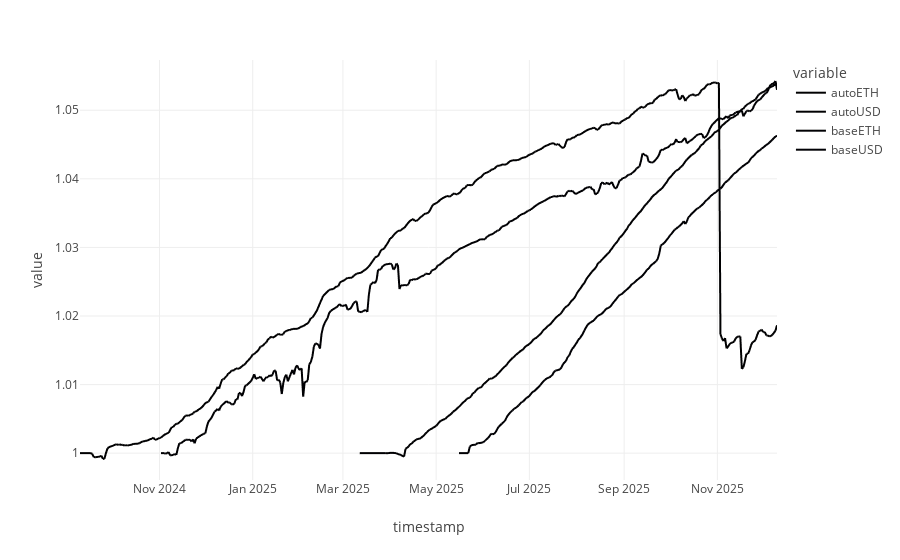

Write notebook code for a chart like this one.
### Markdown cell above
![image.png](attachment:image.png)

### Code cell
import pandas as pd
import plotly.express as px

from mainnet_launch.constants import *
from multicall import Call
from mainnet_launch.data_fetching.get_state_by_block import (
    safe_normalize_6_with_bool_success,
    safe_normalize_with_bool_success,
    build_blocks_to_use,
    Call,
    get_raw_state_by_blocks,
)

eth_calls = [
    Call(
        AUTO_ETH.autopool_eth_addr,
        ["convertToAssets(uint256)(uint256)", int(1e18)],
        [(AUTO_ETH.name, safe_normalize_with_bool_success)],
    ),
    Call(
        AUTO_USD.autopool_eth_addr,
        ["convertToAssets(uint256)(uint256)", int(1e18)],
        [(AUTO_USD.name, safe_normalize_6_with_bool_success)],
    ),
]

eth_blocks = build_blocks_to_use(ETH_CHAIN)

eth_df = get_raw_state_by_blocks(
    eth_calls,
    eth_blocks,
    ETH_CHAIN,
)


base_calls = [
    Call(
        BASE_ETH.autopool_eth_addr,
        ["convertToAssets(uint256)(uint256)", int(1e18)],
        [(BASE_ETH.name, safe_normalize_with_bool_success)],
    ),
    Call(
        BASE_USD.autopool_eth_addr,
        ["convertToAssets(uint256)(uint256)", int(1e18)],
        [(BASE_USD.name, safe_normalize_6_with_bool_success)],
    ),
]

base_blocks = build_blocks_to_use(BASE_CHAIN)
base_df = get_raw_state_by_blocks(
    base_calls,
    base_blocks,
    BASE_CHAIN,
)

end_of_day_mainnet_eth_df = eth_df.resample(
    "D",
).last()
end_of_day_base_df = base_df.resample(
    "D",
).last()

combined_df = pd.concat([end_of_day_mainnet_eth_df, end_of_day_base_df])
print(combined_df.index.max())
px.line(combined_df)

### Figure 1 — Plotly figure (JSON) as saved in the notebook; plotly's stock layout.template omitted (floating-point values rounded to 4 significant figures; data arrays with more than 128 entries replaced by an {"elided": "..."} marker saying what was removed)
{"data": [{"hovertemplate": "variable=autoETH<br>timestamp=%{x}<br>value=%{y}<extra></extra>", "legendgroup": "autoETH", "line": {"color": "#000001", "dash": "solid"}, "marker": {"symbol": "circle"}, "mode": "lines", "name": "autoETH", "showlegend": true, "type": "scattergl", "x": {"elided": "876 str values"}, "xaxis": "x", "y": {"elided": "876 float values"}, "yaxis": "y"}, {"hovertemplate": "variable=autoUSD<br>timestamp=%{x}<br>value=%{y}<extra></extra>", "legendgroup": "autoUSD", "line": {"color": "#000002", "dash": "solid"}, "marker": {"symbol": "circle"}, "mode": "lines", "name": "autoUSD", "showlegend": true, "type": "scattergl", "x": {"elided": "876 str values"}, "xaxis": "x", "y": {"elided": "876 float values"}, "yaxis": "y"}, {"hovertemplate": "variable=baseETH<br>timestamp=%{x}<br>value=%{y}<extra></extra>", "legendgroup": "baseETH", "line": {"color": "#000003", "dash": "solid"}, "marker": {"symbol": "circle"}, "mode": "lines", "name": "baseETH", "showlegend": true, "type": "scattergl", "x": {"elided": "876 str values"}, "xaxis": "x", "y": {"elided": "876 float values"}, "yaxis": "y"}, {"hovertemplate": "variable=baseUSD<br>timestamp=%{x}<br>value=%{y}<extra></extra>", "legendgroup": "baseUSD", "line": {"color": "#000004", "dash": "solid"}, "marker": {"symbol": "circle"}, "mode": "lines", "name": "baseUSD", "showlegend": true, "type": "scattergl", "x": {"elided": "876 str values"}, "xaxis": "x", "y": {"elided": "876 float values"}, "yaxis": "y"}], "layout": {"legend": {"title": {"text": "variable"}, "tracegroupgap": 0}, "margin": {"t": 60}, "xaxis": {"anchor": "y", "domain": [0, 1], "title": {"text": "timestamp"}}, "yaxis": {"anchor": "x", "domain": [0, 1], "title": {"text": "value"}}}}
